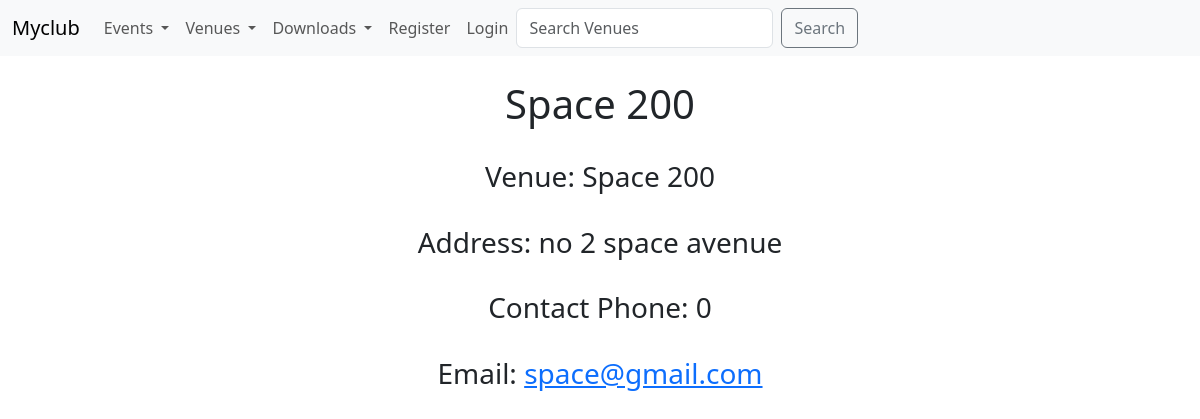
Page /show_venue/1 on the committed database.
### events/models.py (models this page shows)
class Venue(models.Model):
    name = models.CharField('Venue name', max_length=120)
    address = models.CharField('Address', max_length=120,)
    phone = models.IntegerField('Contact Phone', max_length=15)
    email_address = models.EmailField('Email Address', max_length=25)
    def __str__(self):
        return self.name

### events/views.py (the view)
# urls.py: path('show_venue/<venue_id>', views.show_venue, name='show-venue'),
def show_venue(request, venue_id):
    venue = Venue.objects.get(pk=venue_id)
    return render(request, 'events/show_venue.html', {'venue': venue})

### events/templates/events/show_venue.html (shortened to what this page needs)
<!DOCTYPE html>
<html lang="en" xmlns="http://www.w3.org/1999/html">
<head>
</head>
<body>
    {% extends 'events/base.html' %}
    {% block content %}
        <center>
        <h1>{{ venue }}</h1>
            <br>
        <h3>Venue: {{ venue.name }}</h3><br>
        <h3>Address: {{ venue.address }}</h3><br>
        <h3>Contact Phone: {{ venue.phone }}</h3><br>
            <h3>Email: <a href="{{ venue.email_address }}">{{ venue.email_address }}</a></h3><br>
    </center>
    {% endblock %}

### rows in the picture
Venue: name "Space 200", address "no 2 space avenue", phone "0", email_address "space@gmail.com"
